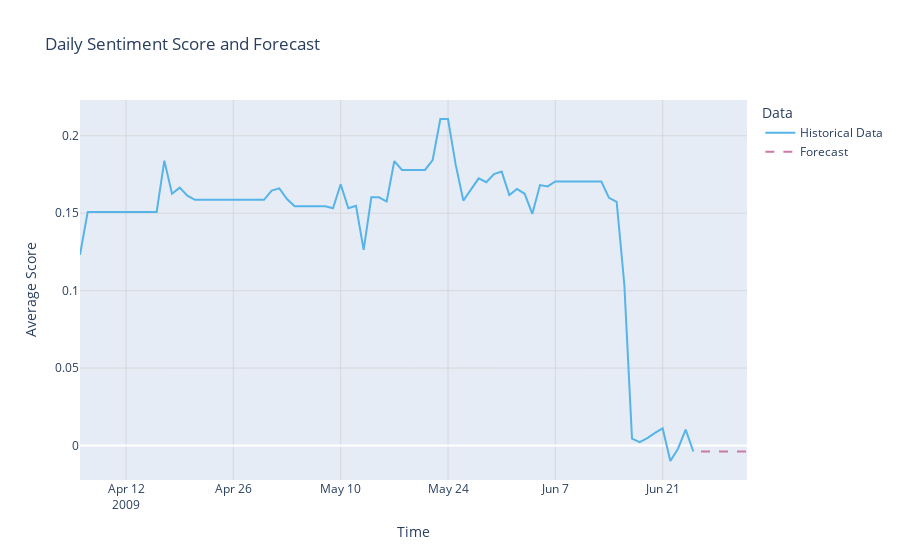

Notebook source saved alongside this figure:
### Markdown cell above
<a class="anchor" id="4.1"></a>
## 4.1  Auto Arima Forecasting & Dashboard
[Back to Table of Contents](#0.1)

### Code cell
# Interpolate missing values
ts['Score'] = ts['Score'].interpolate(method='time')

# Check for any remaining missing values
print(ts.isnull().sum())

# Resample the data by day and calculate the mean score
ts_resampled = ts['Score'].resample('D').mean()

# Ensure there are no gaps by forward filling after resampling
ts_resampled = ts_resampled.ffill()

# Plot the daily average scores using a line chart
fig = go.Figure()

# Add historical data trace
fig.add_trace(go.Scatter(
    x=ts_resampled.index,
    y=ts_resampled,
    mode='lines',
    name='Historical Data',
    line=dict(color='#56B4E9'),
    marker=dict(size=6)
))

# Use auto_arima to determine the best model
model = auto_arima(ts_resampled, seasonal=False, stepwise=True, suppress_warnings=True)

# Fit the best model
model_fit = model.fit(ts_resampled)

# Forecast the next 7 days
forecast = model_fit.predict(n_periods=7)
forecast_dates = pd.date_range(start=ts_resampled.index[-1] + pd.Timedelta(days=1), periods=7)

# Create a DataFrame for the forecast
forecast_df = pd.DataFrame(forecast, index=forecast_dates, columns=['Forecast'])

# Add forecast data trace
fig.add_trace(go.Scatter(
    x=forecast_df.index,
    y=forecast_df['Forecast'],
    mode='lines',
    name='Forecast',
    line=dict(color='#CC79A7', dash='dash'),
    marker=dict(size=6)
))

fig.update_layout(
    title='Daily Sentiment Score and Forecast',
    xaxis_title='Time',
    yaxis_title='Average Score',
    legend_title='Data',
    xaxis=dict(showgrid=True, gridcolor='lightgrey', gridwidth=0.8),
    yaxis=dict(showgrid=True, gridcolor='lightgrey', gridwidth=0.8)
)

# Show the plot in the Jupyter Notebook
pio.show(fig)

### Figure 1 — Plotly figure (JSON) as saved in the notebook; plotly's stock layout.template omitted (floating-point values rounded to 4 significant figures)
{"data": [{"line": {"color": "#56B4E9"}, "marker": {"size": 6}, "mode": "lines", "name": "Historical Data", "type": "scatter", "x": ["2009-04-06T00:00:00", "2009-04-07T00:00:00", "2009-04-08T00:00:00", "2009-04-09T00:00:00", "2009-04-10T00:00:00", "2009-04-11T00:00:00", "2009-04-12T00:00:00", "2009-04-13T00:00:00", "2009-04-14T00:00:00", "2009-04-15T00:00:00", "2009-04-16T00:00:00", "2009-04-17T00:00:00", "2009-04-18T00:00:00", "2009-04-19T00:00:00", "2009-04-20T00:00:00", "2009-04-21T00:00:00", "2009-04-22T00:00:00", "2009-04-23T00:00:00", "2009-04-24T00:00:00", "2009-04-25T00:00:00", "2009-04-26T00:00:00", "2009-04-27T00:00:00", "2009-04-28T00:00:00", "2009-04-29T00:00:00", "2009-04-30T00:00:00", "2009-05-01T00:00:00", "2009-05-02T00:00:00", "2009-05-03T00:00:00", "2009-05-04T00:00:00", "2009-05-05T00:00:00", "2009-05-06T00:00:00", "2009-05-07T00:00:00", "2009-05-08T00:00:00", "2009-05-09T00:00:00", "2009-05-10T00:00:00", "2009-05-11T00:00:00", "2009-05-12T00:00:00", "2009-05-13T00:00:00", "2009-05-14T00:00:00", "2009-05-15T00:00:00", "2009-05-16T00:00:00", "2009-05-17T00:00:00", "2009-05-18T00:00:00", "2009-05-19T00:00:00", "2009-05-20T00:00:00", "2009-05-21T00:00:00", "2009-05-22T00:00:00", "2009-05-23T00:00:00", "2009-05-24T00:00:00", "2009-05-25T00:00:00", "2009-05-26T00:00:00", "2009-05-27T00:00:00", "2009-05-28T00:00:00", "2009-05-29T00:00:00", "2009-05-30T00:00:00", "2009-05-31T00:00:00", "2009-06-01T00:00:00", "2009-06-02T00:00:00", "2009-06-03T00:00:00", "2009-06-04T00:00:00", "2009-06-05T00:00:00", "2009-06-06T00:00:00", "2009-06-07T00:00:00", "2009-06-08T00:00:00", "2009-06-09T00:00:00", "2009-06-10T00:00:00", "2009-06-11T00:00:00", "2009-06-12T00:00:00", "2009-06-13T00:00:00", "2009-06-14T00:00:00", "2009-06-15T00:00:00", "2009-06-16T00:00:00", "2009-06-17T00:00:00", "2009-06-18T00:00:00", "2009-06-19T00:00:00", "2009-06-20T00:00:00", "2009-06-21T00:00:00", "2009-06-22T00:00:00", "2009-06-23T00:00:00", "2009-06-24T00:00:00", "2009-06-25T00:00:00"], "y": [0.1232, 0.1508, 0.1508, 0.1508, 0.1508, 0.1508, 0.1508, 0.1508, 0.1508, 0.1508, 0.1508, 0.1839, 0.1625, 0.1665, 0.1613, 0.1587, 0.1587, 0.1587, 0.1587, 0.1587, 0.1587, 0.1587, 0.1587, 0.1587, 0.1587, 0.1646, 0.166, 0.1591, 0.1545, 0.1545, 0.1545, 0.1545, 0.1545, 0.1532, 0.1687, 0.1531, 0.1547, 0.1263, 0.1603, 0.1603, 0.1575, 0.1837, 0.1779, 0.1779, 0.1779, 0.1779, 0.1843, 0.2108, 0.2108, 0.1813, 0.1581, 0.1649, 0.1725, 0.17, 0.1752, 0.1769, 0.1617, 0.1656, 0.1625, 0.1496, 0.1682, 0.1673, 0.1705, 0.1705, 0.1705, 0.1705, 0.1705, 0.1705, 0.1705, 0.1599, 0.1573, 0.1039, 0.004482, 0.002234, 0.004745, 0.00814, 0.01104, -0.009991, -0.002047, 0.01028, -0.003855]}, {"line": {"color": "#CC79A7", "dash": "dash"}, "marker": {"size": 6}, "mode": "lines", "name": "Forecast", "type": "scatter", "x": ["2009-06-26T00:00:00", "2009-06-27T00:00:00", "2009-06-28T00:00:00", "2009-06-29T00:00:00", "2009-06-30T00:00:00", "2009-07-01T00:00:00", "2009-07-02T00:00:00"], "y": [-0.003855, -0.003855, -0.003855, -0.003855, -0.003855, -0.003855, -0.003855]}], "layout": {"legend": {"title": {"text": "Data"}}, "title": {"text": "Daily Sentiment Score and Forecast"}, "xaxis": {"gridcolor": "lightgrey", "gridwidth": 0.8, "showgrid": true, "title": {"text": "Time"}}, "yaxis": {"gridcolor": "lightgrey", "gridwidth": 0.8, "showgrid": true, "title": {"text": "Average Score"}}}}
